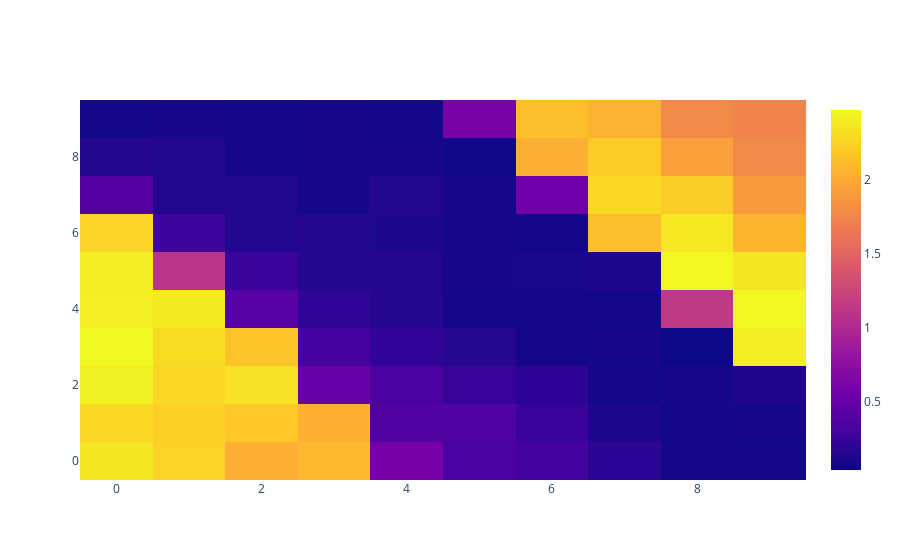

The cell this chart's notebook holds for it:
### Code cell
ctrl = value_approximation.get_sampling_infinite_horizon_controller(pendulum.dx, vf, vf_approx.model)
bench = value_approximation.benchmark_controller(ctrl, pendulum.sim_ctrl)
fig = go.Figure()
fig.add_trace(go.Heatmap(
    z = bench.detach().numpy(),
    ))
fig.show()
